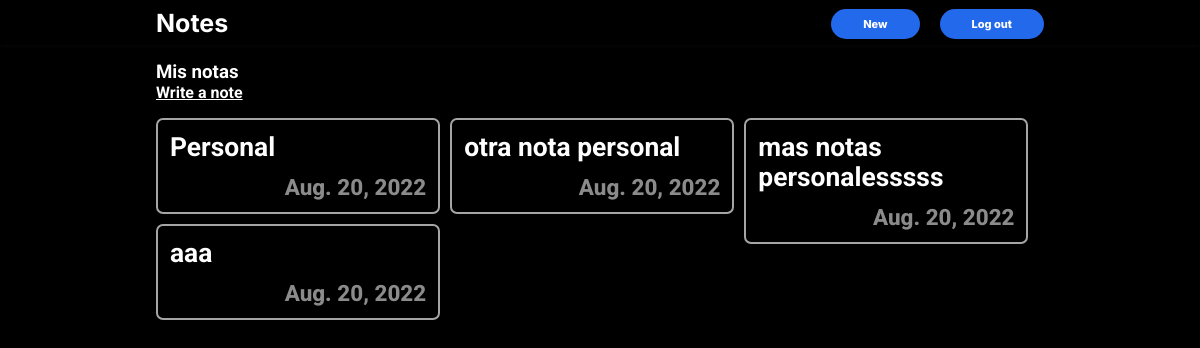
The page /misnotas (signed in) on the database its author committed.
### notas/models.py (models this page shows, shortened)
class Nota(models.Model):
    titulo = models.CharField(max_length=100)
    texto = models.TextField(max_length=1000,help_text="Texto de la nota")
    fecha = models.DateField(auto_now=True)
    usuario = models.ForeignKey(User, on_delete=models.SET_NULL, null=True, blank=True)
    PRIVACIDAD_NOTAS = (
        ('P', 'Publico'),
        ('X', 'Privado'),
        ('C', 'Compartido'),
    )
    privacidad = models.CharField(
        max_length=1,
        choices=PRIVACIDAD_NOTAS,
        default='P',
        help_text='Privacidad de la nota'
    )
    class Meta:
        ordering = ['fecha']
    def get_absolute_url(self):
        return reverse('nota-detail', args=[str(self.id)])

### notas/views.py (the view)
# urls.py: path('misnotas', views.UserNotes, name='mis-notas'),
def UserNotes(request):
    notas = Nota.objects.filter(usuario=request.user).order_by('-fecha')
    context = {
        'notas':notas,
    }
    return render(request, 'notas/notas_de_usuario.html', context)

### notas/templates/notas/notas_de_usuario.html
{% extends "base_generic.html" %}
{% block content %}
<div class="notas-header">
    <h3>Mis notas</h3>
    <h4><a href="{% url 'create-note' %}" class="crear-link">Write a note</a></h4>
</div>
{% if notas %}
<ul class="notas-container">
    {% for nota in notas %}
        <li class="nota-li"><a href="{{ nota.get_absolute_url }}" class="link-nota"><h2>{{ nota.titulo }}</h2><p>{{ nota.fecha }}</p></a></li>
    {% endfor %}
    </ul>
    {% else %}
    <p>No tienes notas</p>
{% endif %}
{% endblock %}

### notas/static/css/style13.css (style rules this page uses)
:root { --main-bg-color: black; --secondary-bg-color: #2369ec; --main-text-color: white; --secondary-text-color: #8b8b8b; }
*, html { margin: 0; padding: 0; }
*, *::before, *::after { margin: 0; padding: 0; box-sizing: border-box; color: white; }
body { background-color: #252525; background-color: black; }
h1, h3, h4 { overflow: hidden; }
body * { font-family: "Roboto", sans-serif; }
.notas-container { margin: 1rem 0; }
.notas-container .nota-li { border-radius: 7px; padding: 0.75rem; width: 47%; margin-bottom: 10px; list-style: none; color: black; border: 2px solid rgb(165, 165, 165); transition: 0.3s ease; }
.notas-container .nota-li a { text-decoration: none; font-size: 1.1rem; font-weight: 800; }
.notas-container .nota-li a h2 { color: white; }
.notas-container .nota-li a p { text-align: right; margin-top: 0.75rem; color: var(--secondary-text-color); }
@media (min-width: 700px) { .notas-container .nota-li { width: 32%; } }
@media (min-width: 700px) { .notas-container .nota-li a p { font-size: 1.4rem; } }

### notas/static/css/print2.css (style rules this page uses)
body { background: pink; color: red; }
* { color: black; }

### rows shown on the page
Nota: titulo "Personal", fecha "Aug. 20, 2022"
Nota: titulo "otra nota personal", fecha "Aug. 20, 2022"
Nota: titulo "mas notas personalesssss", fecha "Aug. 20, 2022"
Nota: titulo "aaa", fecha "Aug. 20, 2022"
